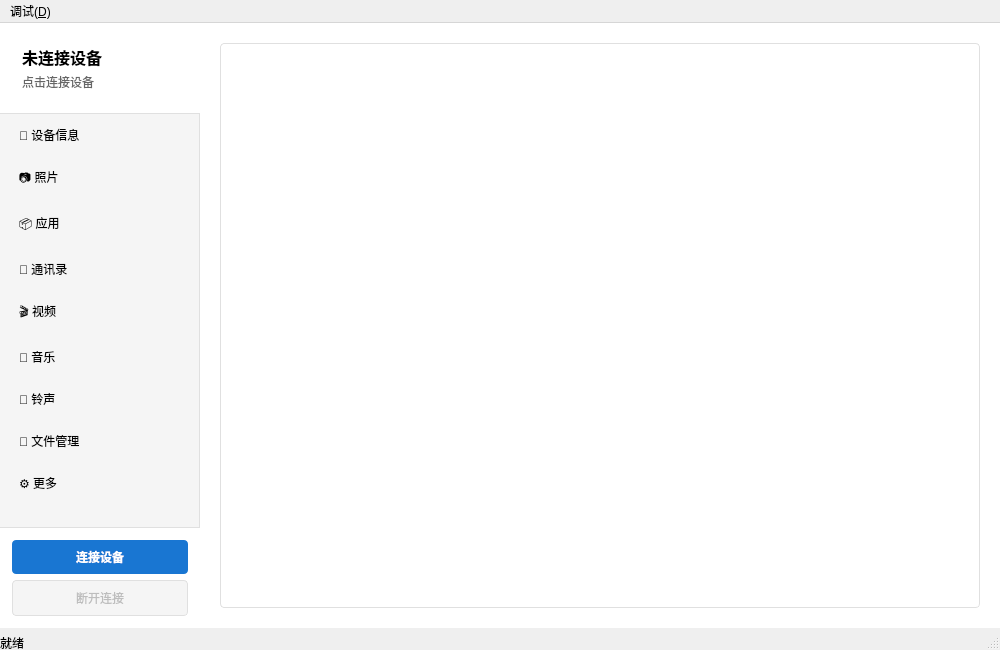
<?xml version="1.0" encoding="UTF-8"?>
<ui version="4.0">
 <class>MainWindow</class>
 <widget class="QMainWindow" name="MainWindow">
  <property name="geometry">
   <rect>
    <x>0</x>
    <y>0</y>
    <width>1000</width>
    <height>650</height>
   </rect>
  </property>
  <property name="windowTitle">
   <string>iOS 设备管理器</string>
  </property>
  <widget class="QWidget" name="centralwidget">
   <layout class="QHBoxLayout" name="mainLayout">
    <property name="spacing">
     <number>0</number>
    </property>
    <property name="leftMargin">
     <number>0</number>
    </property>
    <property name="topMargin">
     <number>0</number>
    </property>
    <property name="rightMargin">
     <number>0</number>
    </property>
    <property name="bottomMargin">
     <number>0</number>
    </property>
    <item>
     <widget class="QFrame" name="sidebarFrame">
      <property name="minimumSize">
       <size>
        <width>180</width>
        <height>0</height>
       </size>
      </property>
      <property name="maximumSize">
       <size>
        <width>200</width>
        <height>16777215</height>
       </size>
      </property>
      <property name="styleSheet">
       <string>QFrame#sidebarFrame {
    background-color: #f5f5f5;
    border-right: 1px solid #e0e0e0;
}</string>
      </property>
      <property name="frameShape">
       <enum>QFrame::NoFrame</enum>
      </property>
      <layout class="QVBoxLayout" name="sidebarLayout">
       <property name="spacing">
        <number>0</number>
       </property>
       <property name="leftMargin">
        <number>0</number>
       </property>
       <property name="topMargin">
        <number>0</number>
       </property>
       <property name="rightMargin">
        <number>0</number>
       </property>
       <property name="bottomMargin">
        <number>0</number>
       </property>
       <item>
        <widget class="QFrame" name="deviceInfoFrame">
         <property name="minimumSize">
          <size>
           <width>0</width>
           <height>80</height>
          </size>
         </property>
         <property name="styleSheet">
          <string>QFrame#deviceInfoFrame {
    background-color: #ffffff;
    border-bottom: 1px solid #e0e0e0;
    padding: 10px;
}</string>
         </property>
         <property name="frameShape">
          <enum>QFrame::NoFrame</enum>
         </property>
         <layout class="QVBoxLayout" name="deviceInfoLayout">
          <property name="spacing">
           <number>4</number>
          </property>
          <property name="leftMargin">
           <number>12</number>
          </property>
          <property name="topMargin">
           <number>12</number>
          </property>
          <property name="rightMargin">
           <number>12</number>
          </property>
          <property name="bottomMargin">
           <number>12</number>
          </property>
          <item>
           <widget class="QLabel" name="deviceNameLabel">
            <property name="text">
             <string>未连接设备</string>
            </property>
            <property name="font">
             <font>
              <pointsize>12</pointsize>
              <weight>75</weight>
              <bold>true</bold>
             </font>
            </property>
           </widget>
          </item>
          <item>
           <widget class="QLabel" name="deviceTypeLabel">
            <property name="text">
             <string>点击连接设备</string>
            </property>
            <property name="font">
             <font>
              <pointsize>9</pointsize>
             </font>
            </property>
            <property name="styleSheet">
             <string>color: #666666;</string>
            </property>
           </widget>
          </item>
         </layout>
        </widget>
       </item>
       <item>
        <widget class="QListWidget" name="menuList">
         <property name="styleSheet">
          <string>QListWidget {
    background-color: transparent;
    border: none;
    outline: none;
}
QListWidget::item {
    padding: 12px 16px;
    border: none;
}
QListWidget::item:selected {
    background-color: #e3f2fd;
    color: #1976d2;
    border-left: 3px solid #1976d2;
}
QListWidget::item:hover:!selected {
    background-color: #eeeeee;
}</string>
         </property>
         <property name="verticalScrollBarPolicy">
          <enum>Qt::ScrollBarAsNeeded</enum>
         </property>
         <property name="horizontalScrollBarPolicy">
          <enum>Qt::ScrollBarAlwaysOff</enum>
         </property>
         <item>
          <property name="text">
           <string>📱 设备信息</string>
          </property>
         </item>
         <item>
          <property name="text">
           <string>📷 照片</string>
          </property>
         </item>
         <item>
          <property name="text">
           <string>📦 应用</string>
          </property>
         </item>
         <item>
          <property name="text">
           <string>👥 通讯录</string>
          </property>
         </item>
         <item>
          <property name="text">
           <string>🎬 视频</string>
          </property>
         </item>
         <item>
          <property name="text">
           <string>🎵 音乐</string>
          </property>
         </item>
         <item>
          <property name="text">
           <string>🔔 铃声</string>
          </property>
         </item>
         <item>
          <property name="text">
           <string>💾 文件管理</string>
          </property>
         </item>
         <item>
          <property name="text">
           <string>⚙️ 更多</string>
          </property>
         </item>
        </widget>
       </item>
       <item>
        <widget class="QFrame" name="connectButtonFrame">
         <property name="styleSheet">
          <string>QFrame#connectButtonFrame {
    background-color: #ffffff;
    border-top: 1px solid #e0e0e0;
}</string>
         </property>
         <property name="frameShape">
          <enum>QFrame::NoFrame</enum>
         </property>
         <layout class="QVBoxLayout" name="connectButtonLayout">
          <property name="leftMargin">
           <number>12</number>
          </property>
          <property name="topMargin">
           <number>12</number>
          </property>
          <property name="rightMargin">
           <number>12</number>
          </property>
          <property name="bottomMargin">
           <number>12</number>
          </property>
          <item>
           <widget class="QPushButton" name="connectButton">
            <property name="text">
             <string>连接设备</string>
            </property>
            <property name="styleSheet">
             <string>QPushButton {
    background-color: #1976d2;
    color: white;
    border: none;
    border-radius: 4px;
    padding: 8px 16px;
    font-weight: bold;
}
QPushButton:hover {
    background-color: #1565c0;
}
QPushButton:pressed {
    background-color: #0d47a1;
}
QPushButton:disabled {
    background-color: #bdbdbd;
}</string>
            </property>
           </widget>
          </item>
          <item>
           <widget class="QPushButton" name="disconnectButton">
            <property name="text">
             <string>断开连接</string>
            </property>
            <property name="enabled">
             <bool>false</bool>
            </property>
            <property name="styleSheet">
             <string>QPushButton {
    background-color: #f5f5f5;
    color: #333333;
    border: 1px solid #e0e0e0;
    border-radius: 4px;
    padding: 8px 16px;
}
QPushButton:hover {
    background-color: #eeeeee;
}
QPushButton:pressed {
    background-color: #e0e0e0;
}
QPushButton:disabled {
    background-color: #f5f5f5;
    color: #bdbdbd;
}</string>
            </property>
           </widget>
          </item>
         </layout>
        </widget>
       </item>
      </layout>
     </widget>
    </item>
    <item>
     <widget class="QFrame" name="contentFrame">
      <property name="styleSheet">
       <string>QFrame#contentFrame {
    background-color: #ffffff;
}</string>
      </property>
      <property name="frameShape">
       <enum>QFrame::NoFrame</enum>
      </property>
      <layout class="QVBoxLayout" name="contentLayout">
       <property name="spacing">
        <number>0</number>
       </property>
       <property name="leftMargin">
        <number>0</number>
       </property>
       <property name="topMargin">
        <number>0</number>
       </property>
       <property name="rightMargin">
        <number>0</number>
       </property>
       <property name="bottomMargin">
        <number>0</number>
       </property>
       <item>
        <widget class="QStackedWidget" name="contentStack">
         <property name="currentIndex">
          <number>0</number>
         </property>
         <widget class="QWidget" name="deviceInfoPage">
          <layout class="QVBoxLayout" name="deviceInfoPageLayout">
           <property name="leftMargin">
            <number>20</number>
           </property>
           <property name="topMargin">
            <number>20</number>
           </property>
           <property name="rightMargin">
            <number>20</number>
           </property>
           <property name="bottomMargin">
            <number>20</number>
           </property>
           <item>
            <widget class="QTextEdit" name="infoDisplay">
             <property name="readOnly">
              <bool>true</bool>
             </property>
             <property name="styleSheet">
              <string>QTextEdit {
    border: 1px solid #e0e0e0;
    border-radius: 4px;
    padding: 10px;
    font-family: "Consolas", "Monaco", monospace;
}</string>
             </property>
            </widget>
           </item>
          </layout>
         </widget>
         <widget class="PhotoPage" name="photoPage" native="true">
          <property name="sizePolicy">
           <sizepolicy hsizetype="Expanding" vsizetype="Expanding">
            <horstretch>0</horstretch>
            <verstretch>0</verstretch>
           </sizepolicy>
          </property>
         </widget>
         <widget class="AppPage" name="appPage" native="true">
          <property name="sizePolicy">
           <sizepolicy hsizetype="Expanding" vsizetype="Expanding">
            <horstretch>0</horstretch>
            <verstretch>0</verstretch>
           </sizepolicy>
          </property>
         </widget>
         <widget class="ContactPage" name="contactPage" native="true">
          <property name="sizePolicy">
           <sizepolicy hsizetype="Expanding" vsizetype="Expanding">
            <horstretch>0</horstretch>
            <verstretch>0</verstretch>
           </sizepolicy>
          </property>
         </widget>
         <widget class="QWidget" name="videoPage">
          <layout class="QVBoxLayout" name="videoPageLayout">
           <item>
            <widget class="QLabel" name="videoPlaceholder">
             <property name="text">
              <string>视频管理功能开发中...</string>
             </property>
             <property name="alignment">
              <set>Qt::AlignCenter</set>
             </property>
            </widget>
           </item>
          </layout>
         </widget>
         <widget class="QWidget" name="musicPage">
          <layout class="QVBoxLayout" name="musicPageLayout">
           <item>
            <widget class="QLabel" name="musicPlaceholder">
             <property name="text">
              <string>音乐管理功能开发中...</string>
             </property>
             <property name="alignment">
              <set>Qt::AlignCenter</set>
             </property>
            </widget>
           </item>
          </layout>
         </widget>
         <widget class="QWidget" name="ringtonePage">
          <layout class="QVBoxLayout" name="ringtonePageLayout">
           <item>
            <widget class="QLabel" name="ringtonePlaceholder">
             <property name="text">
              <string>铃声管理功能开发中...</string>
             </property>
             <property name="alignment">
              <set>Qt::AlignCenter</set>
             </property>
            </widget>
           </item>
          </layout>
         </widget>
         <widget class="FilePage" name="filePage" native="true">
          <property name="sizePolicy">
           <sizepolicy hsizetype="Expanding" vsizetype="Expanding">
            <horstretch>0</horstretch>
            <verstretch>0</verstretch>
           </sizepolicy>
          </property>
         </widget>
         <widget class="QWidget" name="morePage">
          <layout class="QVBoxLayout" name="morePageLayout">
           <item>
            <widget class="QLabel" name="morePlaceholder">
             <property name="text">
              <string>更多功能开发中...</string>
             </property>
             <property name="alignment">
              <set>Qt::AlignCenter</set>
             </property>
            </widget>
           </item>
          </layout>
         </widget>
        </widget>
       </item>
      </layout>
     </widget>
    </item>
   </layout>
  </widget>
  <widget class="QMenuBar" name="menubar">
   <property name="geometry">
    <rect>
     <x>0</x>
     <y>0</y>
     <width>1000</width>
     <height>22</height>
    </rect>
   </property>
   <widget class="QMenu" name="menuDebug">
    <property name="title">
     <string>调试(&amp;D)</string>
    </property>
    <addaction name="actionOpenDebugWindow"/>
   </widget>
   <addaction name="menuDebug"/>
  </widget>
  <widget class="QStatusBar" name="statusbar">
   <widget class="QLabel" name="statusLabel">
    <property name="text">
     <string>就绪</string>
    </property>
   </widget>
  </widget>
  <action name="actionOpenDebugWindow">
   <property name="text">
    <string>打开调试窗口(&amp;O)</string>
   </property>
   <property name="shortcut">
    <string>Ctrl+D</string>
   </property>
  </action>
 </widget>
 <customwidgets>
  <customwidget>
   <class>AppPage</class>
   <extends>QWidget</extends>
   <header>ui/apppage.h</header>
   <container>1</container>
  </customwidget>
  <customwidget>
   <class>PhotoPage</class>
   <extends>QWidget</extends>
   <header>ui/photopage.h</header>
   <container>1</container>
  </customwidget>
  <customwidget>
   <class>FilePage</class>
   <extends>QWidget</extends>
   <header>ui/filepage.h</header>
   <container>1</container>
  </customwidget>
  <customwidget>
   <class>ContactPage</class>
   <extends>QWidget</extends>
   <header>ui/contactpage.h</header>
   <container>1</container>
  </customwidget>
 </customwidgets>
 <resources/>
 <connections/>
</ui>
